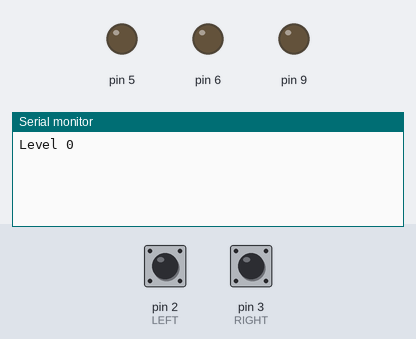
Bench run of a sketch on a simulated Arduino Uno, built with avr-gcc and run on an emulated ATmega328P. Shown: output pins drawn as LEDs (lit = HIGH), the last lines printed to the serial monitor. Inputs (shaded band) come from the test bench; at power-on: pin 2 (LEFT) HIGH, pin 3 (RIGHT) HIGH.

Above: at 1.2 s.
1.3 s: pin 2 (LEFT) pulled LOW for 0.15 s
At 2.9 s:
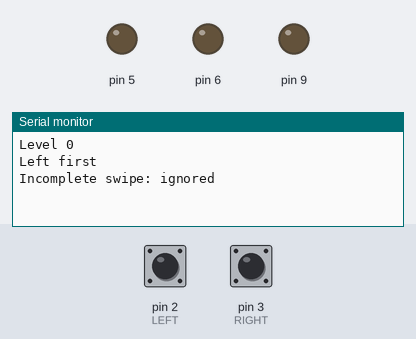
3.4 s: pin 3 (RIGHT) pulled LOW for 0.15 s
At 3.9 s:
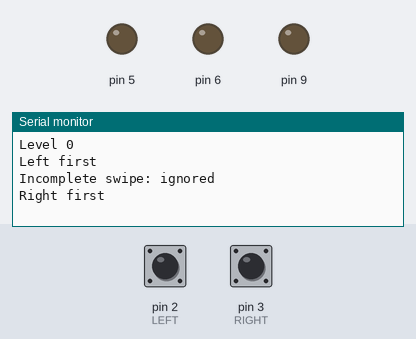
5.0 s: pin 2 (LEFT) driven LOW and pin 3 (RIGHT) driven LOW
At 5.7 s:
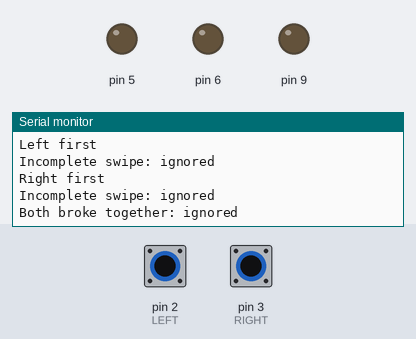

The sketch:

contactless_study_lamp.ino
```cpp
constexpr byte LEFT=2,RIGHT=3;
constexpr byte OUTPUTS[]={5,6,9};
constexpr byte LEVELS[]={0,85,170,255};
constexpr unsigned long WINDOW=650,CLEAR_TIME=70;
byte level=0,first=0;
bool armed=false,clearing=false;
unsigned long startedAt=0,clearAt=0;
void outputLevel(){
  for(byte pin:OUTPUTS)analogWrite(pin,LEVELS[level]);
  Serial.print(F("Level "));Serial.println(level);
}
void setup(){
  pinMode(LEFT,INPUT_PULLUP);pinMode(RIGHT,INPUT_PULLUP);
  for(byte pin:OUTPUTS)pinMode(pin,OUTPUT);
  Serial.begin(115200);
  outputLevel();
}
void loop(){
  const bool left=digitalRead(LEFT)==LOW,right=digitalRead(RIGHT)==LOW;
  const unsigned long now=millis();
  if(!armed){
    if(left||right)clearing=false;
    else if(!clearing){clearing=true;clearAt=now;}
    else if(now-clearAt>=CLEAR_TIME){armed=true;first=0;clearing=false;}
  }else if(!first){
    if(left&&right){armed=false;Serial.println(F("Both broke together: ignored"));}
    else if(left||right){first=left?1:2;startedAt=now;Serial.println(left?F("Left first"):F("Right first"));}
  }else if(now-startedAt>WINDOW){
    armed=false;
    Serial.println(F("Incomplete swipe: ignored"));
  }else if((first==1&&right)||(first==2&&left)){
    level=constrain(int(level)+(first==1?1:-1),0,3);
    armed=false;
    outputLevel();
  }
  delay(5);
}
```

Measured:
- after the input at 1.3 s, the serial monitor: prints a new line at once (image 1)
- after the input at 3.4 s, the serial monitor: prints a new line at once (image 2)
- after the input at 5.0 s, the serial monitor: prints a new line at once (image 3)
